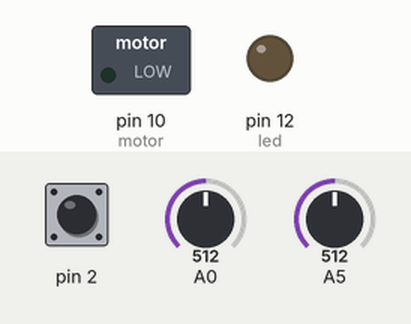
Bench run of a sketch on a simulated Arduino Uno, built with avr-gcc and run on an emulated ATmega328P. Parts: switched loads named in the sketch (green lamp = pin HIGH), output pins drawn as LEDs (lit = HIGH). The test bench sets the inputs (shaded band); at power-on: A0 = 512, pin 2 HIGH, A5 = 512. Random numbers use the default seed unless the sketch sets one; what the sketch prints to the serial monitor is not drawn.

Above: at 0.1 s.
At 3.0 s:
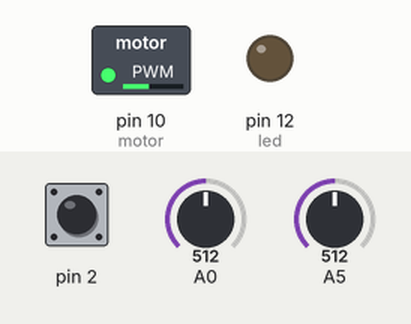
3.1 s: A0 set to 10
At 4.2 s:
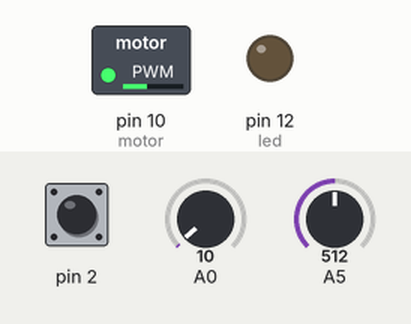
4.6 s: pin 2 pulsed LOW 5 times (0.12 s each, 0.3 s apart)
Timing chart, 0 to 7.6 s (numbered marks = the images above; inputs shaded):
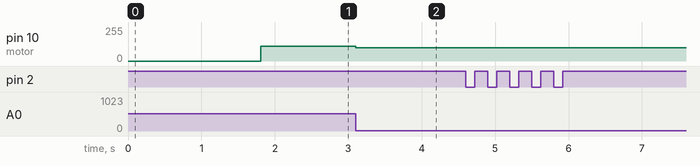

The sketch:

tocadiscos.ino
```cpp
int led = 12;
int motor = 10;
long start=0;

// int base =95; // parte externa
int base= 110;
//int valoroptimo=1743;
//int valoroptimo=59; //parte externa

int valoroptimo= 54;
int valoroptimof=54;

int distancia=0,lento=0,rapido=0,velocidad = 0,estable=0;
double extremo=0,medio=0,interior=0;
int minimo=140,maximo=200;
int veces=0;
int promedio=0;
void setup() {
  Serial.begin(9600);
  pinMode(led, OUTPUT);
  pinMode(2, INPUT);
  pinMode(motor, OUTPUT);

  digitalWrite(2,HIGH);
  digitalWrite(led, LOW);

  randomSeed(millis());
  delay(random(1000,3000));
  attachInterrupt(0,react,RISING);
  start= millis();

}

void loop() {

  if(analogRead(A0)<20){
    base=100;
    valoroptimo=71;
  }
  analogWrite(motor, base);

  int l=analogRead(A5);
  if((l)<minimo ){
    minimo=l;
  }
  if((l)>maximo ){
    maximo=l;
  }
  int p= ((minimo+maximo)/2);

  if(promedio!=p){
  //Serial.print(p);
  //Serial.print("  vof: ");

  if((p-promedio)<0){
    minimo=140;
    maximo=200;
  }
  promedio=p;

  extremo =  FuncionGradoInversa(promedio, 208, 235);
  medio=    FuncionTriangulo( promedio,230, 245, 260);
  interior=  FuncionGrado(promedio, 250, 280);

  valoroptimof= valoroptimo-((extremo*1.4)+(medio*0)+(interior*-2)/(extremo+medio+interior));

  //Serial.print(valoroptimof);
  //Serial.print("\n");
  }


}

void react(){
  long fin= millis();
  if(veces==3){
  if(fin-start>=10 ){
    int tiempo=fin-start;
   //Serial.print("//> tiempo :");
  //Serial.print(tiempo);
  //Serial.print("\n");


  distancia=valoroptimof-(tiempo);
  start= millis();

  if(distancia<=10 && distancia>=-10){
    digitalWrite(led, HIGH);
   Serial.print(valoroptimof);
  Serial.print("\n");
  }else{
    digitalWrite(led, LOW);

    estable=FuncionTriangulo(distancia,-20,0,20);
    lento=FuncionGrado(distancia, 5, 10);
    rapido=FuncionGradoInversa(distancia, -10, -5);

    base= base+((lento*-1)+(estable*0)+(rapido*1)/(rapido+estable+lento));
  }

  Serial.print(valoroptimof+distancia);
  Serial.print("\n");
  /*Serial.print(" //> distancia:");
  Serial.print(distancia);

  Serial.print("> base ");
  Serial.print(base);
  Serial.print("\n");*/

  }
  }else{
    veces=veces+1;
  }
}


double FuncionTrapezoide(double x,double x0,double x1,double x2,double x3){
  if(x<=x0) return 0.0;
  else if(x>x0 && x<=x1) return (x/(x1-x0))-(x0/(x1-x0));
  else if(x>x1 && x<=x2) return 1.0;
  else if(x>x2 && x<=x3) return -(x/(x3-x2))+(x3/(x3-x2));
  else if(x>x3) return 0.0;
  return 0.0;
}

double FuncionGrado(double x, double x0, double x1){
  if(x<=x0) return 0.0;
  else if(x>x0 && x<x1) return (x/(x1-x0))-(x0/(x1-x0));
  else if(x>=x1) return 1.0;
  return 0.0;
    }

double FuncionGradoInversa(double x, double x0, double x1){

  if(x<=x0) return 1.0;
  else if(x>x0 && x<x1) return -(x/(x1-x0))+(x1/(x1-x0));
  else if(x>=x1) return 0.0;
  return 0.0;
    }


double FuncionTriangulo( double x,double x0, double  x1, double x2){

  if(x<=x0) return 0.0;
  else if(x>x0 && x<=x1) return (x/(x1-x0))-(x0/(x1-x0));
  else if(x>x1 && x<=x2) return (-(x/(x2-x1))+(x2/(x2-x1)));
  else if(x>x2) return 0.0;
  return 0.0;
}
```

Measured:
- after the input at 3.1 s, pin 10 (motor): 110/255 → 100/255 at once
- after the input at 4.6 s, every drawn part: stays the same
